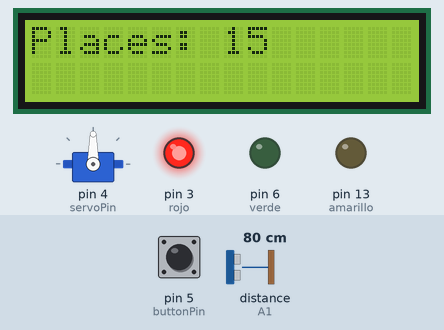
This sketch was run on a simulated Arduino Uno, built with avr-gcc and run on an emulated ATmega328P. On the bench: 16×2 character LCD, servo, output pins drawn as LEDs (lit = HIGH). The inputs (shaded band) are chosen by the test bench; at power-on: pin 5 (buttonPin) LOW, distance to the obstacle (sensor on A1) 80 cm. The echo pulse lasts 58.3 µs per cm; what the sketch prints to the serial monitor is not drawn.

Above: at 1.2 s.
1.3 s: pin 5 (buttonPin) pulled HIGH for 0.6 s
At 3.9 s:
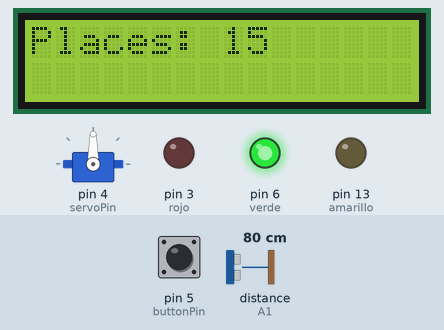
4.9 s: pin 5 (buttonPin) pulled HIGH for 1 s
At 6.1 s:
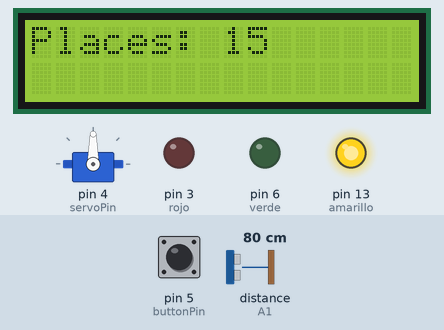
8.9 s: pin 5 (buttonPin) pulled HIGH for 3.2 s
At 11.5 s:
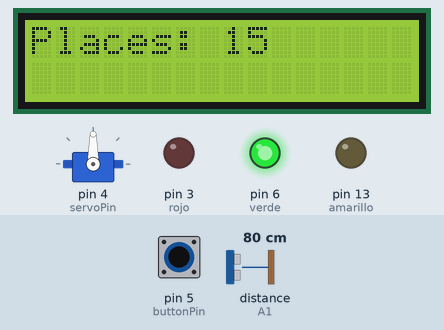
Timing chart, 0 to 14.1 s (numbered marks = the images above; inputs shaded):
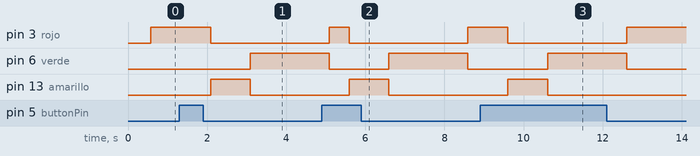

Measured:
- after the input at 1.3 s, pin 3 (rojo): HIGH → LOW after 0.79 s; pin 6 (verde): LOW → HIGH after 1.8 s; pin 13 (amarillo): LOW → HIGH after 0.79 s, → LOW 1.0 s later
- after the input at 4.9 s, pin 13 (amarillo): LOW → HIGH after 0.69 s, → LOW 1.0 s later
- after the input at 8.9 s, pin 3 (rojo): HIGH → LOW after 0.71 s, → HIGH 3.0 s later; pin 6 (verde): LOW → HIGH after 1.7 s, → LOW 2.0 s later; pin 13 (amarillo): LOW → HIGH after 0.71 s, → LOW 1.0 s later

The sketch:

semaforo.ino
```cpp
#include <Servo.h>
Servo myservo;  // sirve esto??? ya que luego lo utilizo con otro nombre
int servoPin = 4; // pin 4
Servo Servo1;
#include <afstandssensor.h>
AfstandsSensor afstandssensor(A0, A1);
#include <LiquidCrystal.h>
LiquidCrystal lcd(7, 8, 9, 10, 11, 12);
const int buttonPin = 5;
bool buttonState = 0;                                                    // trig -> 2,  eko -> 1
float p_free = 15; // plazas libres

void setup() {
  // put your setup code here, to run once:
  lcd.begin(16, 2);
  Serial.begin(9600);
  Servo1.attach(servoPin);
  pinMode(3,OUTPUT); // rojo
  pinMode(6,OUTPUT); // verde    ...      con sus respectivos pins
  pinMode(13,OUTPUT); // amarillo
  pinMode(buttonPin, INPUT);
  Serial.print("Places: 15 ");
  lcd.print("Places: 15 ");

}

void loop() {
  // put your main code here, to run repeatedly:
  lcd.setCursor(0, 1);
  buttonState = digitalRead(buttonPin);

  float d = afstandssensor.afstandCM();
  Serial.println(d);
  delay(500);
  if (d <= 5.00) {
    p_free = p_free - 1;
    Servo1.write(90);
    delay(6000);
    Servo1.write(-90);
    Serial.print("Places free: ");
    lcd.print("Places free: ");
    Serial.print(p_free);
    lcd.print(p_free);
    if (p_free == 0) {
      Serial.print("Not space");
      lcd.print("Not space");
      }
    else {   // faltaría aplicar en este loop el hecho de que te siga imprimiendo los aparcamientos sin cambios en la variable ya que no ha entrado nadie
      Serial.print("Chance to park");
      lcd.print("Chance to park");
      }
    }

  if (buttonState == HIGH) {
    digitalWrite(3, LOW);
    digitalWrite(13,HIGH);
    delay(1000);
    digitalWrite(13,LOW);
    digitalWrite(6,HIGH);
    delay(2000);
    digitalWrite(6,LOW);
    digitalWrite(3,HIGH);

    }
  else {
    digitalWrite(3,HIGH);
  }


}
```
